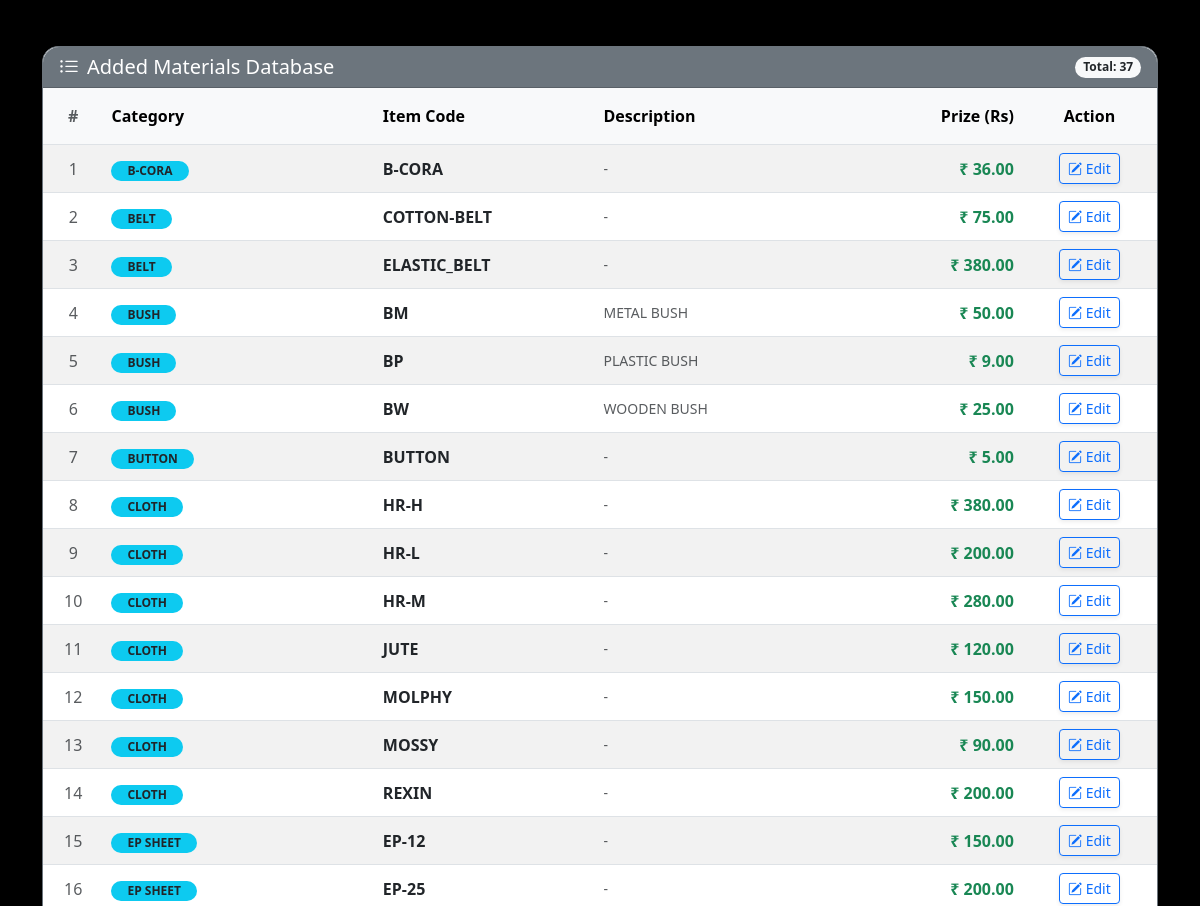
Page /master-data/ (signed in, middle part) on the earlier database version.
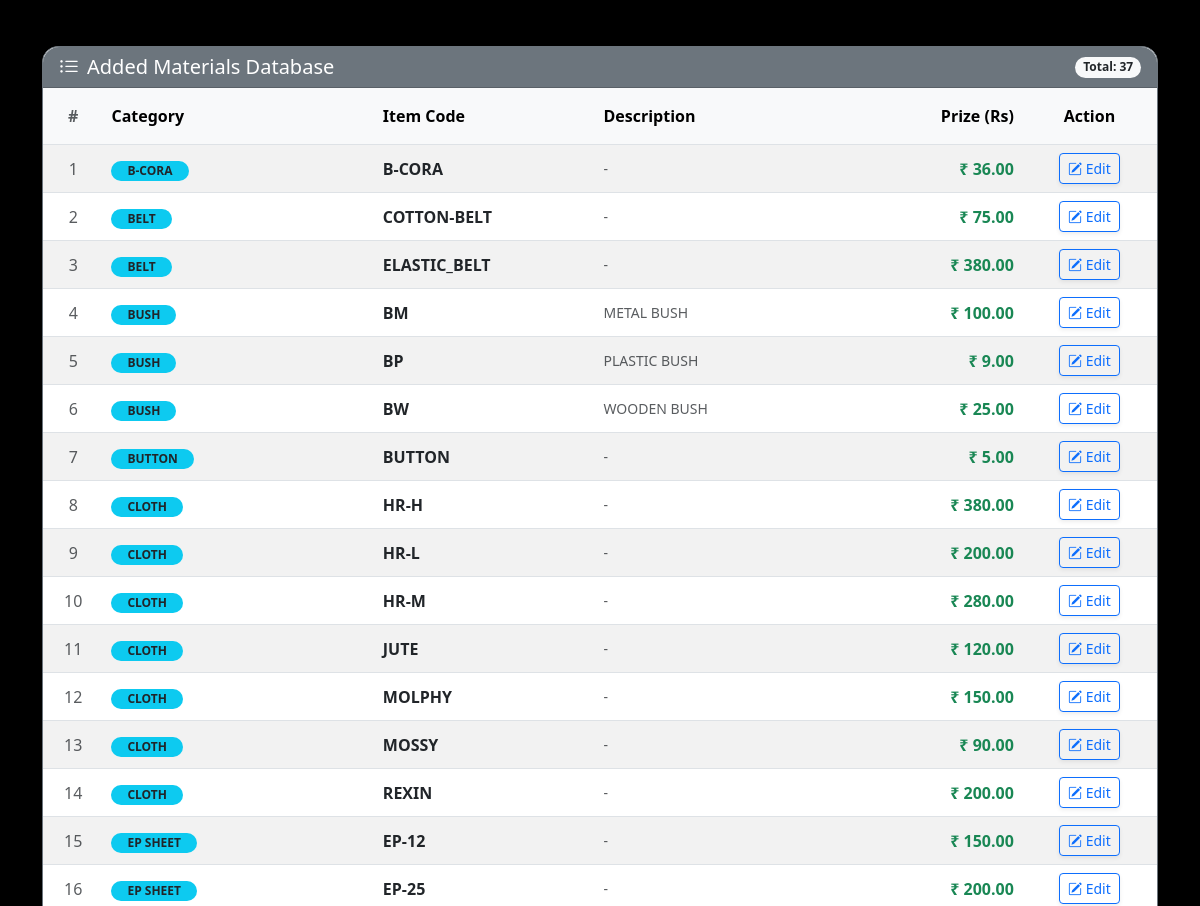
Same page on the later database version.
### manager/models.py (models this page shows, shortened)
class Material(models.Model):
    material = models.ForeignKey(MaterialName, on_delete=models.CASCADE, verbose_name="Material Name")
    code = models.CharField(max_length=100, unique=True, verbose_name="Item Code")
    description = models.TextField(null=True, blank=True)
    price = models.DecimalField(max_digits=10, decimal_places=2, verbose_name="Prize")

class MaterialName(models.Model):
    name = models.CharField(max_length=100, unique=True)

### manager/views.py (the view, shortened to what this page needs)
# urls.py: path('master-data/', views.master_data_page, name='master_data'),
@user_passes_test(is_sofa_worker_or_admin)
def master_data_page(request):
    material_names = MaterialName.objects.all()
    materials_list = Material.objects.all().select_related('material').order_by('material__name', 'code')
    context = {'material_names': material_names, 'materials_list': materials_list}
    return render(request, 'master_data.html', context)

### manager/views.py (called while the page is built)
def is_sofa_worker_or_admin(user):
    return user.is_authenticated and (user.is_superuser or user.username == 'sofa_worker')

### manager/templates/master_data.html (shortened to what this page needs)
{% extends 'blank_layout.html' %}
{% block content %}
<body class="bg-light">
    <div class="container mt-4 mb-5">
        <div class="row mt-5">
            <div class="col-12">
                <div class="card shadow-sm border-secondary rounded-4">
                    <div class="card-header bg-secondary text-white rounded-top-4 d-flex justify-content-between align-items-center">
                        <h5 class="mb-0"><i class="bi bi-list-ul me-2"></i>Added Materials Database</h5>
                        <span class="badge bg-light text-dark rounded-pill">Total: {{ materials_list|length }}</span>
                    </div>
                    <div class="card-body p-0">
                        <div class="table-responsive">
                            <table class="table table-hover table-striped align-middle mb-0">
                                <thead class="table-light text-center border-bottom">
                                    <tr>
                                        <th scope="col" class="py-3 text-muted">#</th>
                                        <th scope="col" class="py-3 text-start">Category</th>
                                        <th scope="col" class="py-3 text-start">Item Code</th>
                                        <th scope="col" class="py-3 text-start">Description</th>
                                        <th scope="col" class="py-3 text-end">Prize (Rs)</th>
                                        <th scope="col" class="py-3 text-center">Action</th>
                                    </tr>
                                </thead>
                                <tbody>
                                    {% for item in materials_list %}
                                    <tr>
                                        <td class="text-center text-muted">{{ forloop.counter }}</td>
                                        <td class="text-start"><span class="badge bg-info text-dark rounded-pill px-3">{{ item.material.name }}</span></td>
                                        <td class="text-start fw-bold text-dark">{{ item.code }}</td>
                                        <td class="text-start text-muted small">{{ item.description|default:"-" }}</td>
                                        <td class="text-end fw-bold text-success">₹ {{ item.price }}</td>
                                        <td class="text-center">
                                            <button class="btn btn-sm btn-outline-primary shadow-sm" data-bs-toggle="modal" data-bs-target="#editModal{{ item.id }}">
                                                <i class="bi bi-pencil-square"></i> Edit
                                            </button>
                                        </td>
                                    </tr>
                                    {% empty %}
                                    <tr>
                                        <td colspan="6" class="text-center py-5">
                                            <h6 class="text-secondary fw-bold">No Materials Found</h6>
                                        </td>
                                    </tr>
                                    {% endfor %}
                                </tbody>
                            </table>
                        </div>
                    </div>
                </div>
            </div>
        </div>
    </div>
</body>
{% endblock %}

### manager/templates/blank_layout.html (shortened to what this page needs)
{% load static %}
{% load pwa %}
<!DOCTYPE html>
<html lang="en">
<head>
    <link rel="stylesheet" href="https://cdn.jsdelivr.net/npm/bootstrap-icons@1.11.3/font/bootstrap-icons.min.css">
</head>
<body>
    {% include 'navbar.html' %}
    {% block content %}{% endblock %}
</body>
</html>

### manager/templates/navbar.html (shortened to what this page needs)
{% load static %}
<!DOCTYPE html>
<html lang="en">
  <head>
    <link href="https://cdn.jsdelivr.net/npm/bootstrap@5.3.2/dist/css/bootstrap.min.css" rel="stylesheet" />
  </head>
  <body class="bg-black">
  </body>
</html>

Differences in the rows shown:
changed Material "BM": price "50.00" → "100.00"
